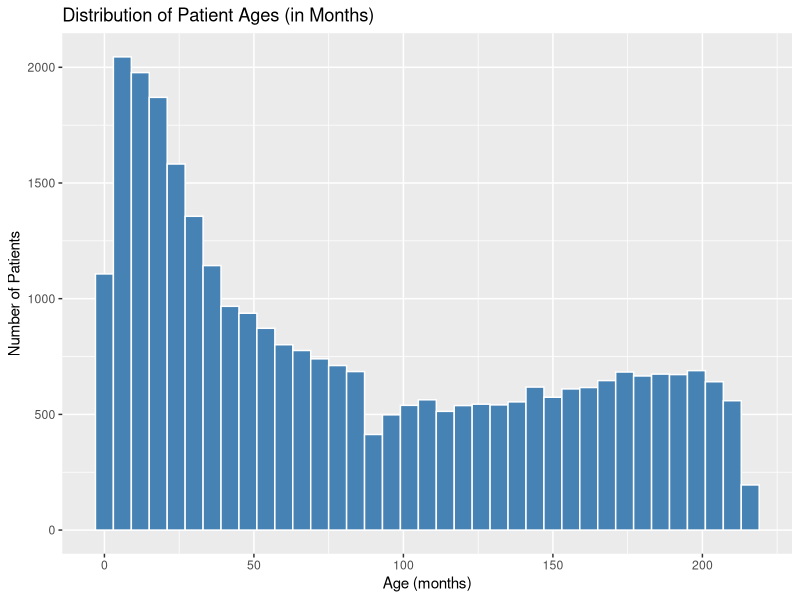
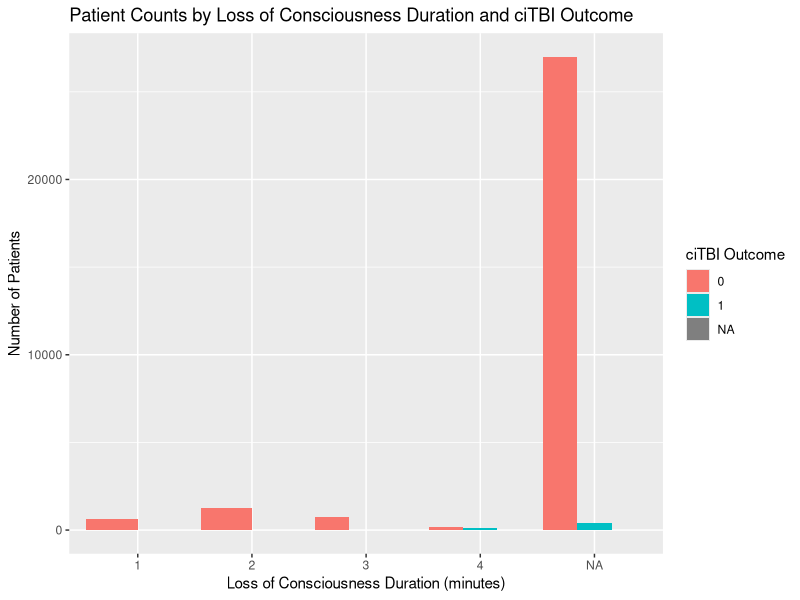
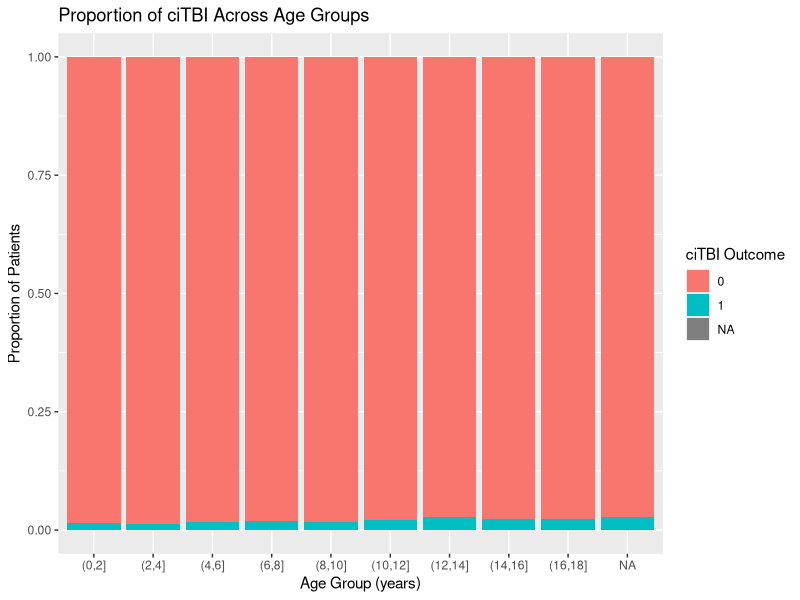
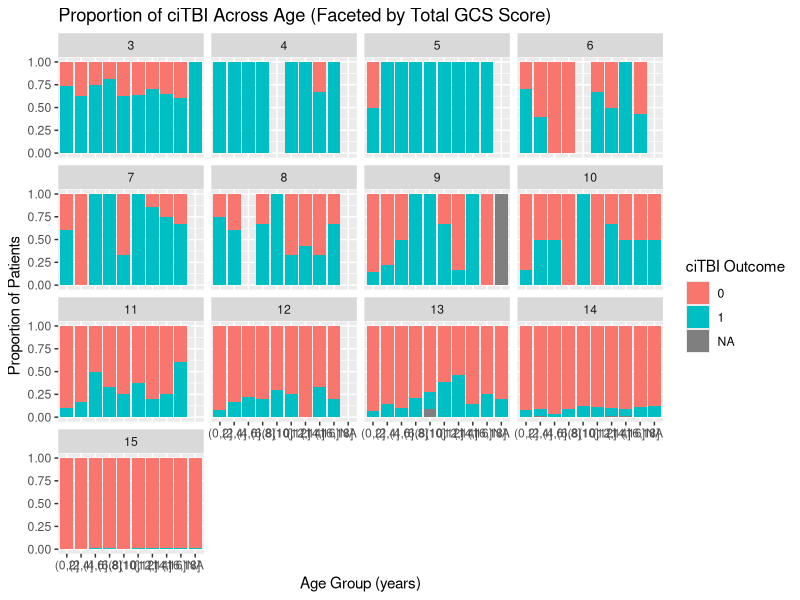
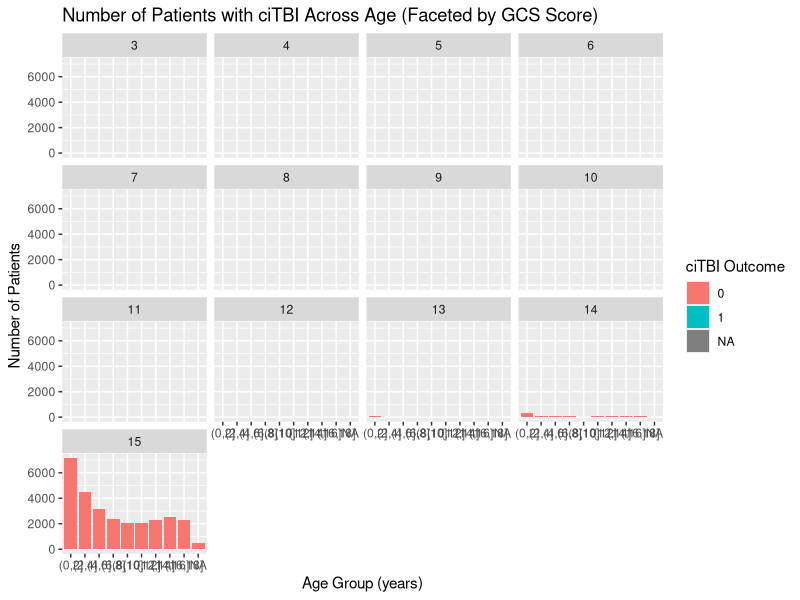
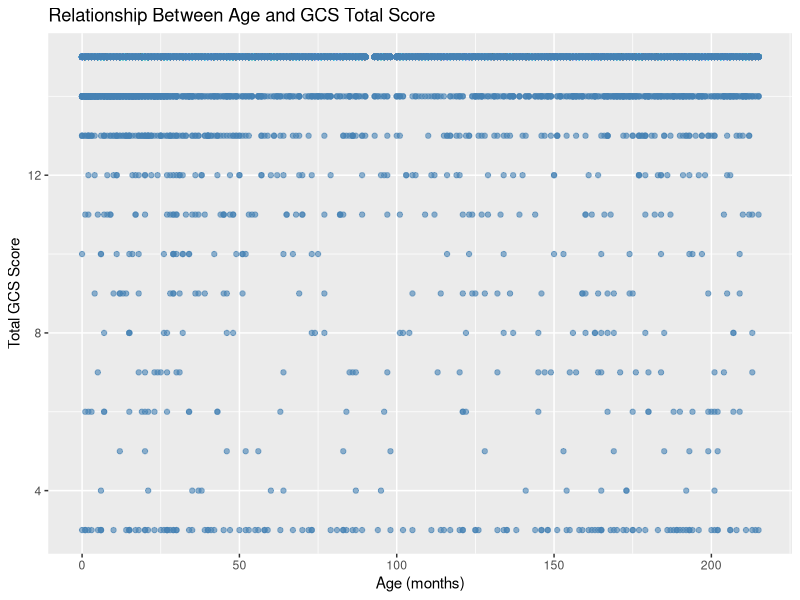

R code for these plots, in order:
## ---- chunk 1
# Load necessary libraries:
# ...
library(tidyverse)
citbi <- read_csv("data/citbi.csv")
dim(citbi)

## ---- chunk 2
#Address Missing data
citbi_clean <- citbi |>
                mutate(across(everything(), ~ case_when(
                    .x %in% c(91, 92, 99) ~ NA, 
                    TRUE ~.x
                )))
## ---- chunk 3
names(citbi_clean)
## ---- chunk 4
#Change Variable Name
citbi_clean <- citbi_clean |>
                rename(
                        patient_id = PatNum,
                        amnesia_reported = Amnesia_verb,
                        loc_duration_min = LocLen,
                        seizure = Seiz,
                        seizure_duration_sec = SeizLen,
                        acting_normal = ActNorm,
                        headache_reported = HA_verb,
                        vomiting = Vomit,
                        dizziness = Dizzy,
                        gcs_eye = GCSEye,
                        gcs_verbal = GCSVerbal,
                        gcs_motor = GCSMotor,
                        gcs_total = GCSTotal,
                        altered_mental_status = AMS,
                        palpable_skull_fracture = SFxPalp,
                        bulging_fontanelle = FontBulg,
                        scalp_hematoma = Hema,
                        clavicle_trauma = Clav,
                        neurologic_deficit = NeuroD,
                        other_significant_injury = OSI,
                        ct_form1_flag = CTForm1,
                        age_months = AgeInMonth,
                        sex = Gender,
                        ct_done = CTDone,
                        death_due_to_tbi = DeathTBI,
                        intracranial_injury_final = PosIntFinal
                        )
## ---- chunk 5
#Specify Variable Types
citbi_clean <- citbi_clean |>
                   mutate(
                    patient_id = as.character(patient_id),
                    sex = as.factor(sex),
                    age_months = as.integer(age_months),
                    gcs_eye = as.integer(gcs_eye),
                    gcs_verbal = as.integer(gcs_verbal),
                    gcs_motor = as.integer(gcs_motor),
                    gcs_total = as.integer(gcs_total),
                    loc_duration_min = as.numeric(loc_duration_min),
                    seizure_duration_sec = as.numeric(seizure_duration_sec)
  )
## ---- chunk 6
missing_summary <- citbi_clean |>
  summarise(across(everything(), ~ sum(is.na(.)))) |>
  pivot_longer(everything(),
               names_to = "variable",
               values_to = "missing_count") |>
  mutate(
    total_rows = nrow(citbi_clean),
    missing_prop = round(missing_count / total_rows, 3)
  ) |>
  arrange(desc(missing_prop))
missing_summary
## ---- chunk 7
gg_age_months <- ggplot(citbi_clean, aes(x = age_months)) +
  geom_histogram(binwidth = 6, fill = "steelblue", color = "white") +
  labs(
    title = "Distribution of Patient Ages (in Months)",
    x = "Age (months)",
    y = "Number of Patients"
  ) 
gg_age_months
## ---- chunk 8
loc_citbi_summary <- citbi_clean |>
  group_by(loc_duration_min, intracranial_injury_final) |>
  summarise(patient_count = n(), .groups = "drop") |>
  arrange(loc_duration_min)

loc_citbi_summary
## ---- chunk 9
ggplot(loc_citbi_summary, aes(x = factor(loc_duration_min),
                              y = patient_count,
                              fill = factor(intracranial_injury_final))) +
  geom_bar(stat = "identity", position = "dodge") +
  labs(
    title = "Patient Counts by Loss of Consciousness Duration and ciTBI Outcome",
    x = "Loss of Consciousness Duration (minutes)",
    y = "Number of Patients",
    fill = "ciTBI Outcome"
  )
## ---- chunk 10
citbi_clean <- citbi_clean |>
  mutate(age_years = age_months / 12)

ggplot(citbi_clean, aes(x = cut(age_years, breaks = seq(0, 18, 2)),
                   fill = factor(intracranial_injury_final))) +
  geom_bar(position = "fill") +
  labs(
    title = "Proportion of ciTBI Across Age Groups",
    x = "Age Group (years)",
    y = "Proportion of Patients",
    fill = "ciTBI Outcome"
  )
## ---- chunk 11
ggplot(citbi_clean, aes(x = cut(age_years, breaks = seq(0, 18, 2)),
                   fill = factor(intracranial_injury_final))) +
  geom_bar(position = "fill") +
  facet_wrap(~ gcs_total) +
  labs(
    title = "Proportion of ciTBI Across Age (Faceted by Total GCS Score)",
    x = "Age Group (years)",
    y = "Proportion of Patients",
    fill = "ciTBI Outcome"
)
## ---- chunk 12
ggplot(citbi_clean, aes(x = cut(age_years, breaks = seq(0, 18, 2)),
                   fill = factor(intracranial_injury_final))) +
  geom_bar(position = "stack") +
  facet_wrap(~ gcs_total) +
  labs(
    title = "Number of Patients with ciTBI Across Age (Faceted by GCS Score)",
    x = "Age Group (years)",
    y = "Number of Patients",
    fill = "ciTBI Outcome"
  )
## ---- chunk 13
ggplot(citbi_clean, aes(x = age_months, y = gcs_total)) +
  geom_point(alpha = 0.6, color = "steelblue") +
  labs(
    title = "Relationship Between Age and GCS Total Score",
    x = "Age (months)",
    y = "Total GCS Score"
  )
## ---- chunk 14
summary_table <- citbi_clean |>
  group_by(sex, intracranial_injury_final) |>
  summarise(
    mean_age_months = round(mean(age_months, na.rm = TRUE), 1),
    mean_gcs_total  = round(mean(gcs_total, na.rm = TRUE), 2),
    .groups = "drop"
  )

summary_table
